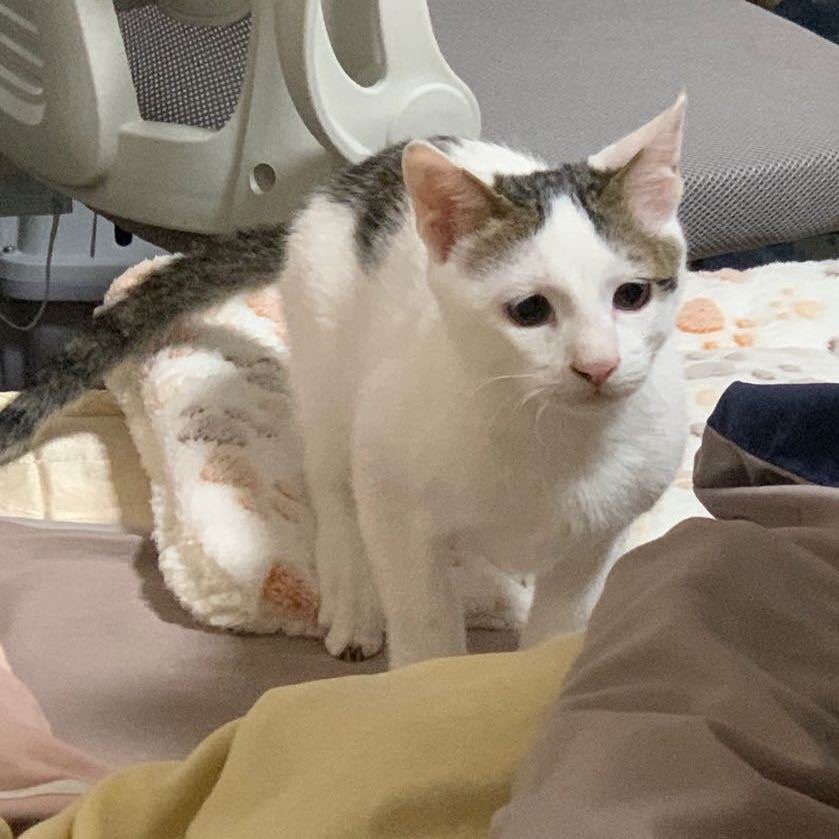
#> input picture NMS/IMG_6831.JPG, 839 x 839 px
$ python -i data_augment.py   (imports and definitions only)
#> lines starting #> are read from the running program, lines starting #| are printed output that depends on the picture
#> further down, picture is the input picture: shape (839, 839, 3); mean B, G, R 117.7, 133.7, 146.5
#!/usr/bin/env python3
# -*- coding:utf-8 -*-
# This code is based on
# https://github.com/ultralytics/yolov5/blob/master/utils/dataloaders.py

import math
import random

import cv2
import numpy as np


def augment_hsv(im, hgain=0.5, sgain=0.5, vgain=0.5):
    # HSV color-space augmentation
#> called with hgain = 0.5, sgain = 0.5, vgain = 0.5
    if hgain or sgain or vgain:
        r = np.random.uniform(-1, 1, 3) * [hgain, sgain, vgain] + 1  # random gains
        hue, sat, val = cv2.split(cv2.cvtColor(im, cv2.COLOR_BGR2HSV))
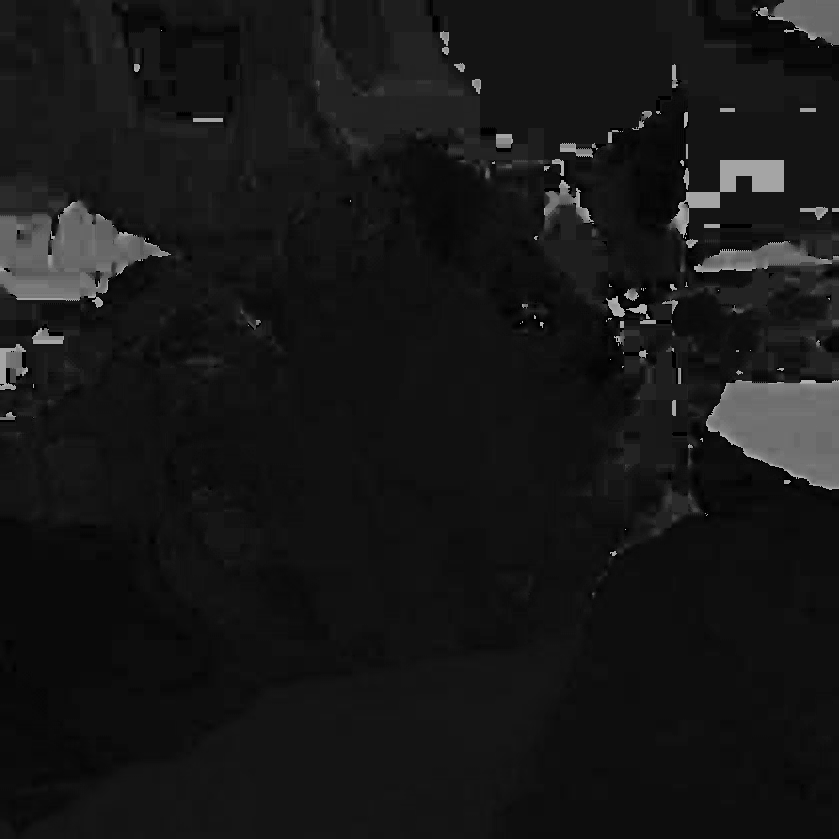
#> hue: shape (839, 839); min 0, max 179, mean 23
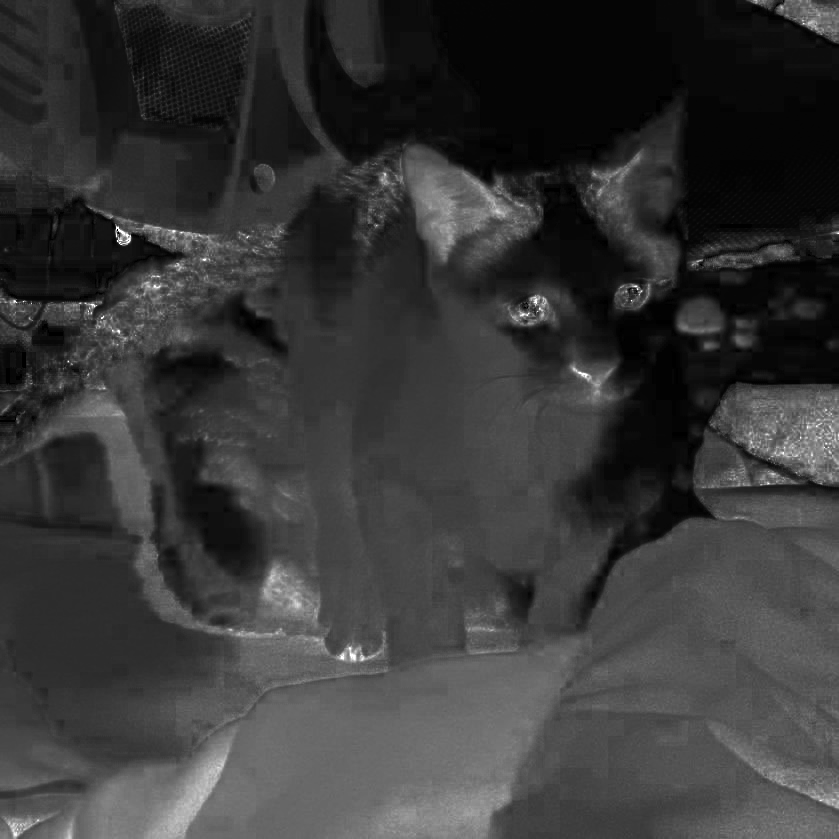
#> sat: shape (839, 839); min 0, max 255, mean 56
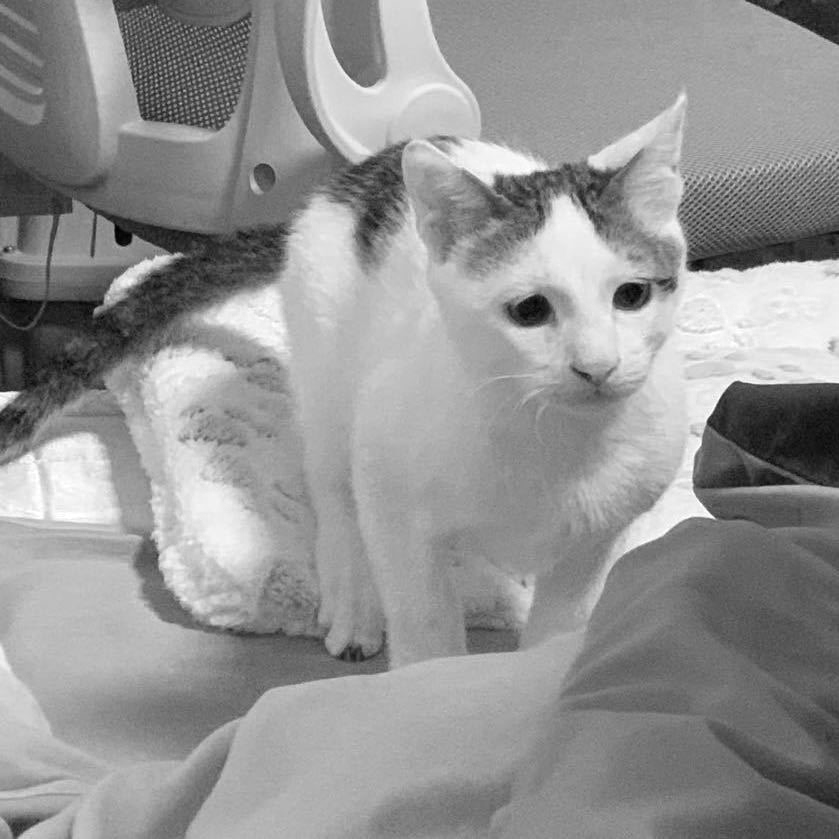
#> val: shape (839, 839); min 0, max 255, mean 147
        dtype = im.dtype  # uint8

        x = np.arange(0, 256, dtype=r.dtype)
        lut_hue = ((x * r[0]) % 180).astype(dtype)
        lut_sat = np.clip(x * r[1], 0, 255).astype(dtype)
#> lut_sat = 256 values from 0 to 255
        lut_val = np.clip(x * r[2], 0, 255).astype(dtype)
#> lut_val = 256 values from 0 to 255
        # cv2.LUT() 查表替换像素值.
        im_hsv = cv2.merge((cv2.LUT(hue, lut_hue), cv2.LUT(sat, lut_sat), cv2.LUT(val, lut_val)))
#> im_hsv: shape (839, 839, 3); mean H, S, V 23.2, 67.6, 161.3
        cv2.cvtColor(im_hsv, cv2.COLOR_HSV2BGR, dst=im)  # no return needed
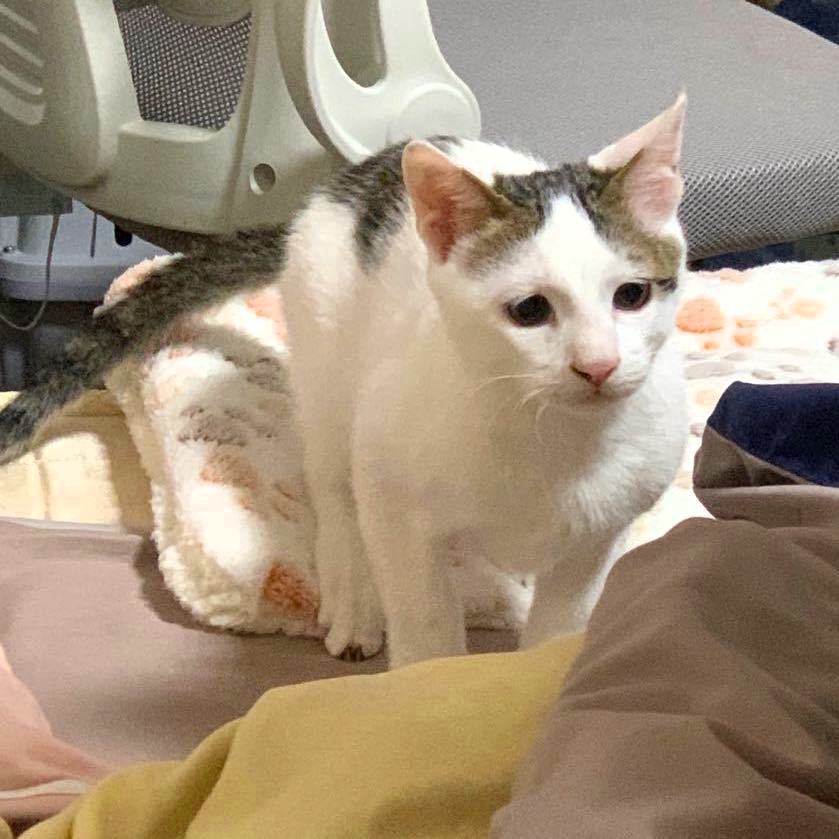
#> im: shape (839, 839, 3); mean B, G, R 122.1, 143.4, 160.6


# [171 lines left out: functions letterbox, mixup, box_candidates, random_affine, get_transform_matrix, mosaic_augmentation, not called in this run]

>>> import cv2
>>> picture = cv2.imread('../../../../NMS/IMG_6831.JPG')
>>> result = augment_hsv(picture)
